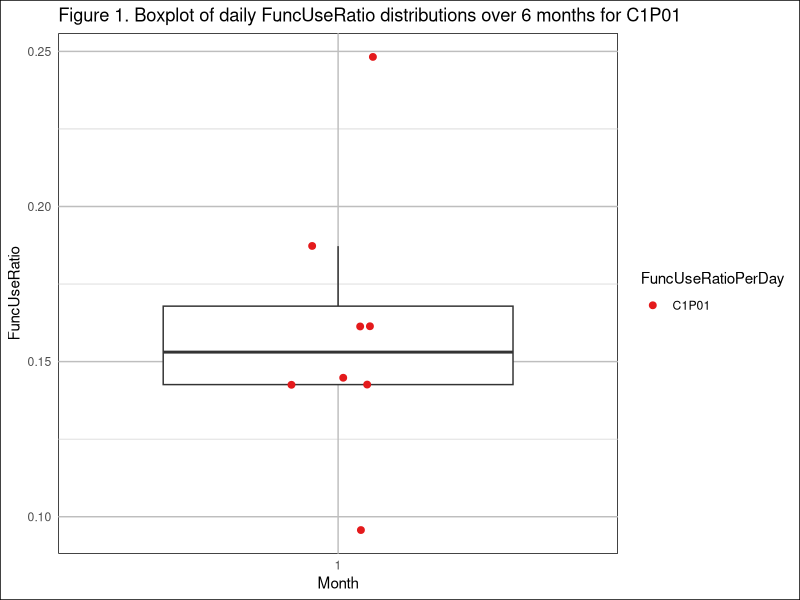
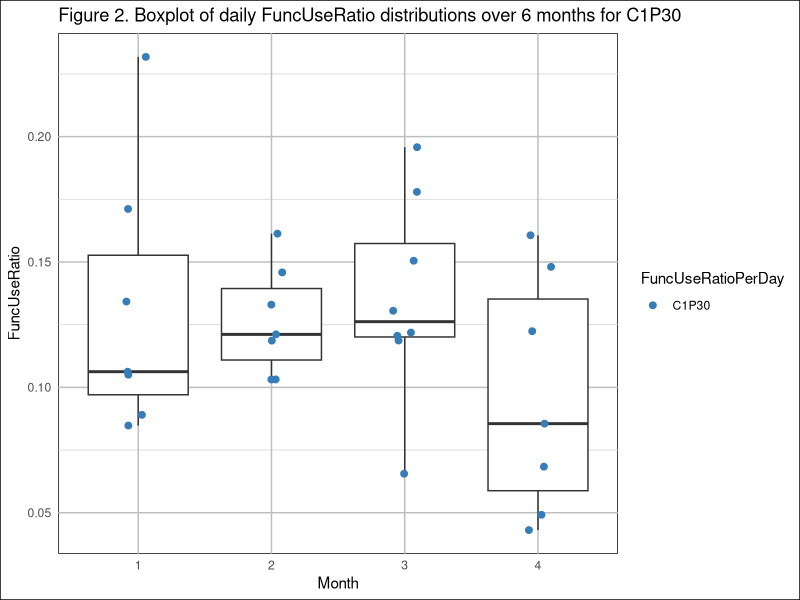
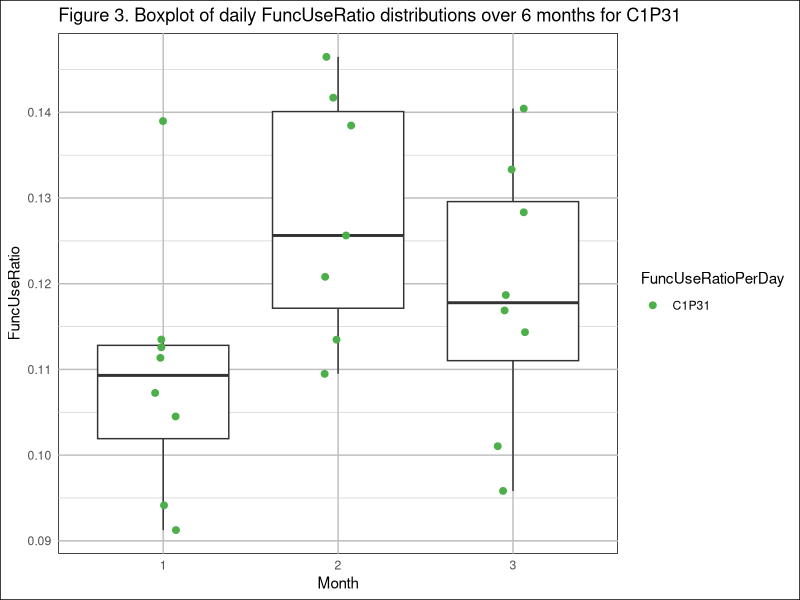
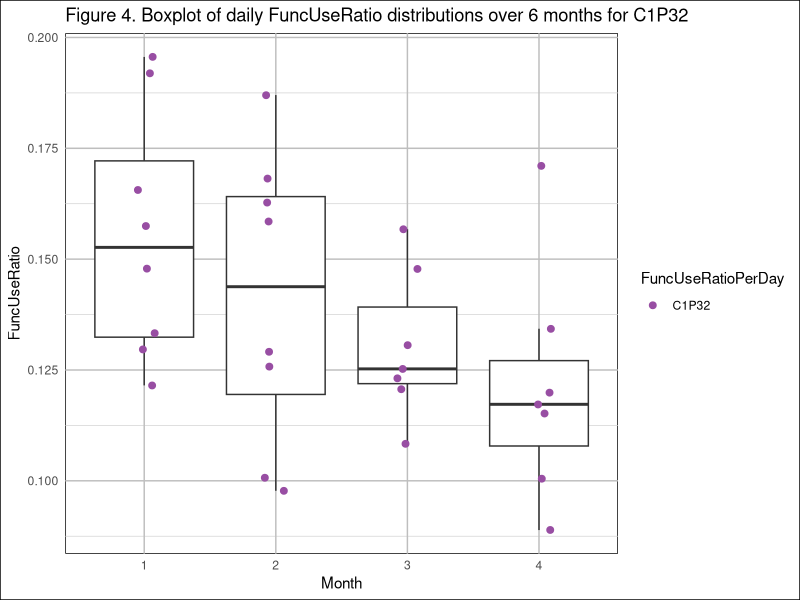
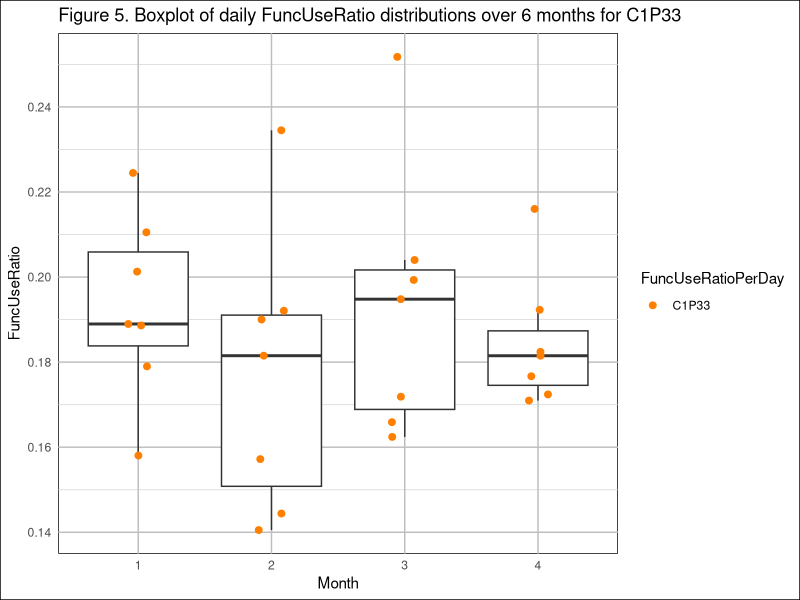

These figures' R source, in order: (Note: this script raises an error after producing the figures.)
## ---- chunk 1
knitr::opts_chunk$set(error = TRUE, warning = FALSE)
## ---- chunk 2
# Install required libraries

# If some of these libraries are already installed and you don't want to install 
# them back, please comment concerned lines in this block

# install.packages("ggplot2")
# install.packages("dplyr")
# install.packages("RColorBrewer")
# install.packages("tidyr")
# install.packages("psych")
# install.packages("knitr")
## ---- chunk 3
# Load required libraries
library(ggplot2)
library(dplyr)
library(RColorBrewer)
library(tidyr)
library(psych)
library(knitr)
## ---- chunk 4
# Load dataset
df_filtered <- read.csv("./data/results_FuncUsePerDay_all_patients_filtered.csv")

# Ensure columns are in the correct format
df_filtered$month <- as.factor(df_filtered$month)
df_filtered$ID <- as.factor(df_filtered$ID)
## ---- chunk 5
# Define colors for patients
colors <- RColorBrewer::brewer.pal(n = length(unique(df_filtered$ID)), name = "Set1")

# Initialize figure counter
figure_number <- 1

# Generate and save plots per patient
for (patient_id in unique(df_filtered$ID)) {
  
  # Filter the data for the current patient
  patient_data <- df_filtered[df_filtered$ID == patient_id, ]
  
  # Create the boxplot for the current patient
  p <- ggplot(patient_data, aes(x = month, y = FuncUseRatio_day, group = month)) +
    geom_boxplot(outlier.shape = NA) +  
    geom_jitter(aes(color = ID), width = 0.1, size = 2) +  
    theme_minimal() +  
    theme(panel.background = element_rect(fill = "white"),  
          plot.background = element_rect(fill = "white"),  
          panel.grid.major = element_line(color = "gray", size = 0.5),  
          panel.grid.minor = element_line(color = "lightgray", size = 0.25),  
          axis.text.x = element_text(angle = 0, hjust = 0.5),  
          panel.grid.major.x = element_line(color = "gray", size = 0.5),  
          panel.grid.minor.x = element_line(color = "lightgray", size = 0.25)) +  
    labs(title = paste0("Figure ", figure_number, ". Boxplot of daily FuncUseRatio distributions over 6 months for ", patient_id),
         x = "Month",  
         y = "FuncUseRatio") +  
    scale_color_manual(values = setNames(colors, unique(df_filtered$ID))) +  
    guides(color = guide_legend(title = "FuncUseRatioPerDay", labels = "FuncUseRatioPerDay"))  
  
  # Save the plot as a PNG file for each patient
  ggsave(paste0("./results/boxplot_FuncUseRatio_", patient_id, ".png"), plot = p, width = 8, height = 6, bg = "white")
  
  # Increment figure number
  figure_number <- figure_number + 1
}
## ---- chunk 6
# Prepare data (mean FuncUseRatio for each patient and month)
monthly_means_df <- df_filtered %>%
  group_by(ID, month) %>%
  summarise(mean_FuncUseRatio = mean(FuncUseRatio_day, na.rm = TRUE))
## ---- chunk 7
# Long format table
kable(monthly_means_df, caption = "**Table 1.** Mean FuncUseRatio by patient and month (long format)")

# Convert long to wide data format
wide_monthly_means_df <- monthly_means_df %>%
  pivot_wider(names_from = month, values_from = mean_FuncUseRatio)

# Wide format table
kable(wide_monthly_means_df, caption = "**Table 2.** Mean FuncUseRatio by patient and month (wide format)")
## ---- chunk 8
# Calculate ICC
icc_result <- ICC(wide_monthly_means_df[ , -1])
## ---- chunk 9
# Print the ICC results
kable(icc_result$results[icc_result$results$type == "ICC2", ], 
      caption = "**Table 3.** ICC results for FuncUseRatio over six-months")
## ---- chunk 10
# Calculate the CV based on monthly means for each patient
cv_results <- monthly_means_df %>%
  group_by(ID) %>%
  summarise(
    mean = mean(mean_FuncUseRatio),  
    SD = sd(mean_FuncUseRatio),  
    CV = (SD / mean) * 100  
  )
## ---- chunk 11
# Save the table in a .csv file
write.csv(cv_results, "./results/cv_results.csv", row.names = FALSE)

# CV results table (HTML file)
kable(cv_results, caption = "**Table 4.** Coefficient of Variation (CV) results")

# CV results table (Rstudio)
if (interactive()) {
  print(cv_results)
}
